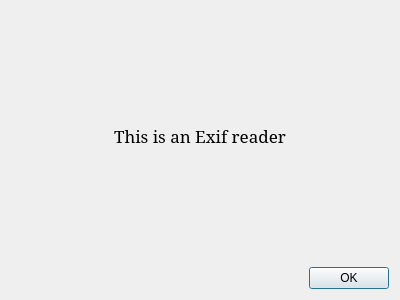
<?xml version="1.0" encoding="UTF-8"?>
<ui version="4.0">
 <class>AboutExif</class>
 <widget class="QDialog" name="AboutExif">
  <property name="geometry">
   <rect>
    <x>0</x>
    <y>0</y>
    <width>400</width>
    <height>300</height>
   </rect>
  </property>
  <property name="windowTitle">
   <string>Dialog</string>
  </property>
  <layout class="QGridLayout" name="gridLayout">
   <item row="0" column="0">
    <widget class="QLabel" name="label">
     <property name="font">
      <font>
       <family>MS Serif</family>
       <pointsize>13</pointsize>
      </font>
     </property>
     <property name="text">
      <string>This is an Exif reader</string>
     </property>
     <property name="alignment">
      <set>Qt::AlignCenter</set>
     </property>
    </widget>
   </item>
   <item row="1" column="0">
    <widget class="QDialogButtonBox" name="buttonBox">
     <property name="orientation">
      <enum>Qt::Horizontal</enum>
     </property>
     <property name="standardButtons">
      <set>QDialogButtonBox::Ok</set>
     </property>
    </widget>
   </item>
  </layout>
 </widget>
 <resources/>
 <connections>
  <connection>
   <sender>buttonBox</sender>
   <signal>accepted()</signal>
   <receiver>AboutExif</receiver>
   <slot>accept()</slot>
   <hints>
    <hint type="sourcelabel">
     <x>248</x>
     <y>254</y>
    </hint>
    <hint type="destinationlabel">
     <x>157</x>
     <y>274</y>
    </hint>
   </hints>
  </connection>
  <connection>
   <sender>buttonBox</sender>
   <signal>rejected()</signal>
   <receiver>AboutExif</receiver>
   <slot>reject()</slot>
   <hints>
    <hint type="sourcelabel">
     <x>316</x>
     <y>260</y>
    </hint>
    <hint type="destinationlabel">
     <x>286</x>
     <y>274</y>
    </hint>
   </hints>
  </connection>
 </connections>
</ui>
